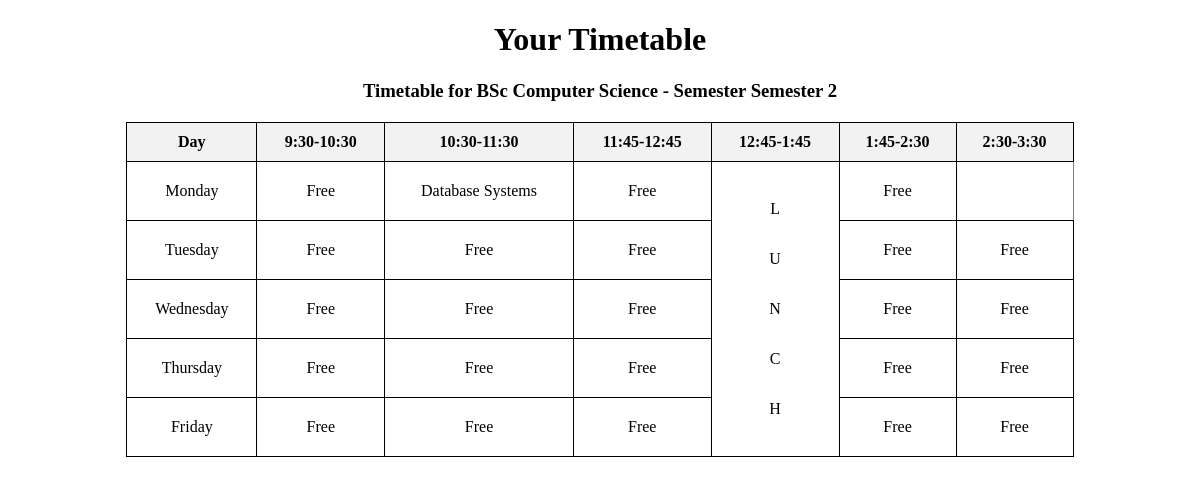
The app's page /Student/Viewtimetable.php (signed in) with its own data.
### tables this page shows
CREATE TABLE `tbl_course` (
  `course_id` int(11) NOT NULL,
  `course_name` varchar(60) NOT NULL,
  `department_id` int(11) NOT NULL
);

CREATE TABLE `tbl_semester` (
  `semester_id` int(11) NOT NULL,
  `semester_name` varchar(60) NOT NULL
);

CREATE TABLE `tbl_classsem` (
  `classsem_id` int(11) NOT NULL,
  `semester_id` int(11) NOT NULL,
  `class_id` int(11) NOT NULL
);

CREATE TABLE `tbl_class` (
  `class_id` int(11) NOT NULL,
  `class_name` varchar(60) NOT NULL,
  `course_id` int(11) NOT NULL,
  `teacher_id` int(11) NOT NULL,
  `academicyear_id` int(11) NOT NULL
);

CREATE TABLE `tbl_subject` (
  `subject_id` int(11) NOT NULL,
  `subject_name` varchar(60) NOT NULL,
  `course_id` int(11) NOT NULL,
  `semester_id` int(11) NOT NULL
);

### Student/Viewtimetable.php (the view, shortened to what this page needs)
<?php
include("../Assets/Connection/Connection.php");
function createSubjectDisplay($Con, $semester, $course, $hour, $day) {
    $selQry = "SELECT s.subject_name
               FROM tbl_timetable t
               INNER JOIN tbl_subject s ON t.subject_id = s.subject_id
               WHERE t.timetable_day='$day' AND t.timetable_hour='$hour'
               AND t.semester_id='$semester' AND s.course_id='$course'";
    $result = $Con->query($selQry);
    if ($data = $result->fetch_assoc()) {
        return $data['subject_name'];
    }
    return "Free";
}
?>
<!DOCTYPE html>
<html xmlns="http://www.w3.org/1999/xhtml">
<head>
</head>
<body>
<div id="tab" align="center">
    <h1 align="center">Your Timetable</h1>
        <?php
    $student_id = $_SESSION['sid'];
    $selStudent = "SELECT class_id FROM tbl_student WHERE student_id='$student_id'";
    $resultStudent = $Con->query($selStudent);
    if ($rowStudent = $resultStudent->fetch_assoc()) {
        $class_id = $rowStudent['class_id'];
    }
    $selClassSem = "SELECT semester_id FROM tbl_classsem WHERE class_id='$class_id' ORDER BY classsem_id DESC LIMIT 1";
    $resultClassSem = $Con->query($selClassSem);
    if ($rowClassSem = $resultClassSem->fetch_assoc()) {
        $semester_id = $rowClassSem['semester_id'];
    }
    $selClass = "SELECT course_id FROM tbl_class WHERE class_id='$class_id'";
    $resultClass = $Con->query($selClass);
    if ($rowClass = $resultClass->fetch_assoc()) {
        $course_id = $rowClass['course_id'];
    }
    $selSemester = "SELECT semester_name FROM tbl_semester WHERE semester_id='$semester_id'";
    $resultSemester = $Con->query($selSemester);
    $semester_name = $resultSemester->fetch_assoc()['semester_name'];
    $selCourse = "SELECT course_name FROM tbl_course WHERE course_id='$course_id'";
    $resultCourse = $Con->query($selCourse);
    $course_name = $resultCourse->fetch_assoc()['course_name'];
    ?>
    <h3>Timetable for <?php echo $course_name; ?> - Semester <?php echo $semester_name; ?></h3>
    <table border="1">
        <tr>
            <th>Day</th>
            <th>9:30-10:30</th>
            <th>10:30-11:30</th>
            <th>11:45-12:45</th>
            <th>12:45-1:45</th>
            <th>1:45-2:30</th>
            <th>2:30-3:30</th>
        </tr>
        <?php
        $days = array("Monday", "Tuesday", "Wednesday", "Thursday", "Friday");
        foreach ($days as $day) {
            echo '<tr>';
            echo '<td height="38">' . $day . '</td>';
            for ($i = 1; $i <= 5; $i++) {
                if ($day == 'Monday' && $i == 4) {
                    echo '<td rowspan="6"><div id="lunch"><p>L</p><p>U</p><p>N</p><p>C</p><p>H</p></div></td>';
                } else {
                    echo '<td>';
                    echo createSubjectDisplay($Con, $semester_id, $course_id, $i, $day);
                    echo '</td>';
                }
            }
            echo '</tr>';
        }
        ?>
    </table>
</div>
</body>
</html>

### Student/Viewtimetable.php (style rules this page uses)
#lunch { display: flex; flex-direction: column; justify-content: center; align-items: center; }
table { border-collapse: collapse; width: 80%; margin: 20px auto; }
th, td { border: 1px solid black; padding: 10px; text-align: center; }
th { background-color: #f2f2f2; }

### records on screen
tbl_course: course_name "BSc Computer Science"
tbl_semester: semester_name "Semester 2"
tbl_classsem: semester.subject_name "Database Systems"

### other values on screen
$day "Monday"
createSubjectDisplay($Con, $semester_id, $course_id, $i, $day) "Free"
$day "Tuesday"
$day "Wednesday"
$day "Thursday"
$day "Friday"
